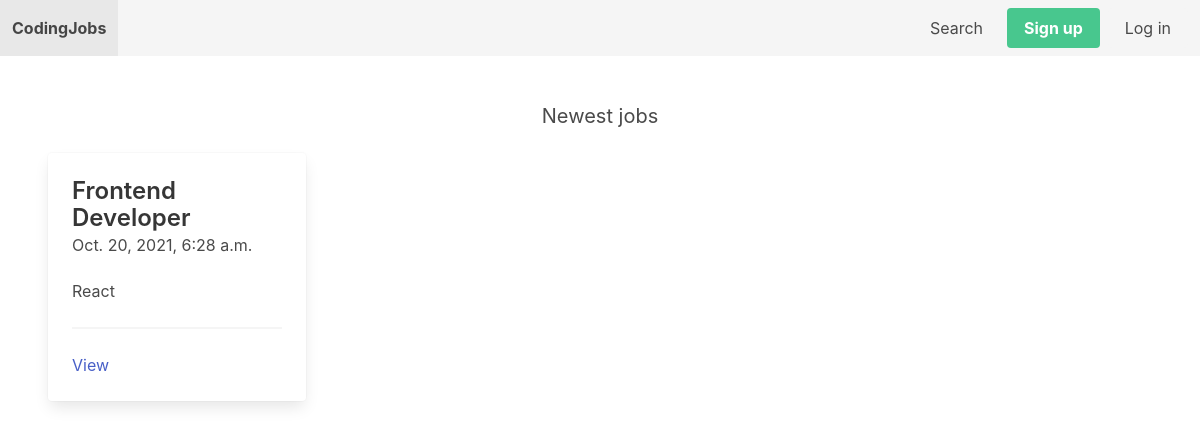
Before: / with the older database file.
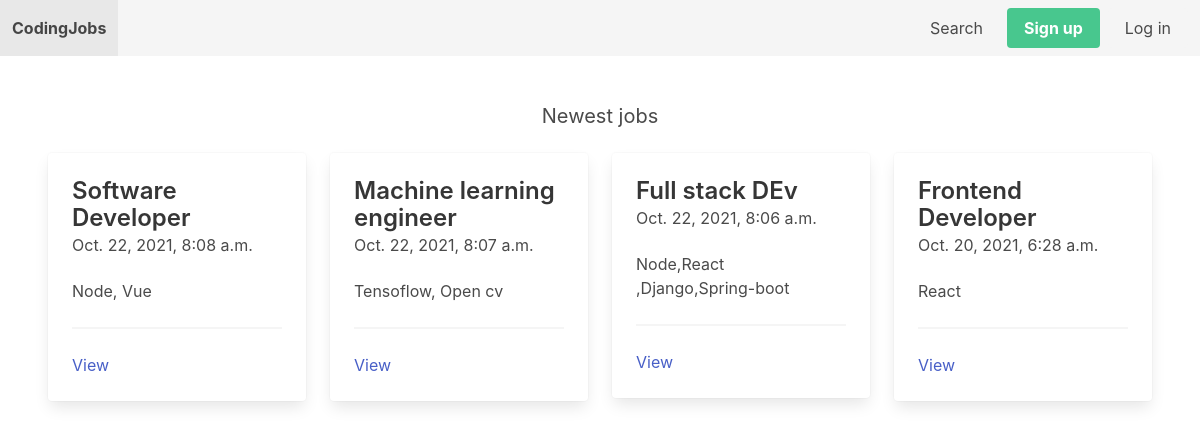
After: the same page with the newer database file.
### job/models.py (models this page shows, shortened)
class Job(models.Model):
    SIZE_1_9 = 'size_1-9'
    SIZE_10_49 = 'size_10-49'
    SIZE_50_99 = 'size_50-99'
    SIZE_100 = 'size_100'
    CHOICES_SIZE = (
        (SIZE_1_9, '1-9'),
        (SIZE_10_49, '10-49'),
        (SIZE_50_99, '50-99'),
        (SIZE_100, '100+'),
    )
    ACTIVE = 'active'
    EMPLOYED = 'employed'
    ARCHIVED = 'archived'
    CHOICES_STATUS = (
        (ACTIVE, 'Active'),
        (EMPLOYED, 'Employed'),
        (ARCHIVED, 'Archived')
    )
    title = models.CharField(max_length=255)
    short_description = models.TextField()
    long_description = models.TextField(blank=True, null=True)
    company_name = models.CharField(max_length=255)
    company_address = models.CharField(max_length=255, blank=True, null=True)
    company_zipcode = models.CharField(max_length=255, blank=True, null=True)
    company_place = models.CharField(max_length=255, blank=True, null=True)
    company_country = models.CharField(max_length=255, blank=True, null=True)
    company_size = models.CharField(max_length=20, choices=CHOICES_SIZE, default=SIZE_1_9)
    created_by = models.ForeignKey(User, related_name='jobs', on_delete=models.CASCADE)
    created_at = models.DateTimeField(auto_now_add=True)
    changed_at = models.DateTimeField(auto_now=True)
    status = models.CharField(max_length=20, choices=CHOICES_STATUS, default=ACTIVE)

### mysite/views.py (the view)
# urls.py: path('', frontpage, name='frontpage'),
def frontpage(request):
    jobs = Job.objects.filter(status=Job.ACTIVE).order_by('-created_at')[0:4]
    return render(request, 'mysite/frontpage.html', {'jobs': jobs})

### mysite/templates/mysite/frontpage.html
{% extends 'mysite/base.html' %}
{% block content %}
    <h2 class="subtitle has-text-centered">Newest jobs</h2>
    <div class="columns">
        {% for job in jobs %}
            <div class="column is-3">
                <div class="card">
                    <div class="card-content">
                        <div class="media">
                            <div class="media-content">
                                <p class="title is-4">{{ job.title }}</p>
                                <p class="subtitle is-6">{{ job.created_at }}</p>
                            </div>
                        </div>
                        <div class="content">
                            {{ job.short_description }}
                            <hr>
                            <a href="{% url 'job_detail' job.id %}">View</a>
                        </div>
                    </div>
                </div>
            </div>
        {% endfor %}
    </div>
{% endblock %}

### mysite/templates/mysite/base.html (shortened to what this page needs)
<!DOCTYPE html>
<html>
    <head>
        <link rel="stylesheet" href="https://cdn.jsdelivr.net/npm/bulma@0.9.0/css/bulma.min.css">
    </head>
    <body>
        <nav class="navbar is-light">
            <div class="navbar-brand">
                <a href="{% url 'frontpage' %}" class="navbar-item"><strong>CodingJobs</strong></a>
            </div>
            <div class="navbar-menu">
                <div class="navbar-end">
                    <a href="{% url 'search' %}" class="navbar-item">Search</a>
                    <div class="navbar-item">
                        <div class="buttons">
                            {% if request.user.is_authenticated %}
                                <a href="{% url 'logout' %}" class="button is-danger">Log out</a>
                            {% else %}
                                <a href="{% url 'signup' %}" class="button is-success"><strong>Sign up</strong></a>
                                <a href="{% url 'login' %}" class="button is-light">Log in</a>
                            {% endif %}
                        </div>
                    </div>
                </div>
            </div>
        </nav>
        <section class="section">
            {% block content %}
            {% endblock %}
        </section>
    </body>
</html>

Changed rows visible on the page:
added Job: title "Software Developer", created_at "Oct. 22, 2021, 8:08 a.m.", short_description "Node, Vue"
added Job: title "Machine learning engineer", created_at "Oct. 22, 2021, 8:07 a.m.", short_description "Tensoflow, Open cv"
added Job: title "Full stack DEv", created_at "Oct. 22, 2021, 8:06 a.m.", short_description "Node,React ,Django,Spring-boot"
